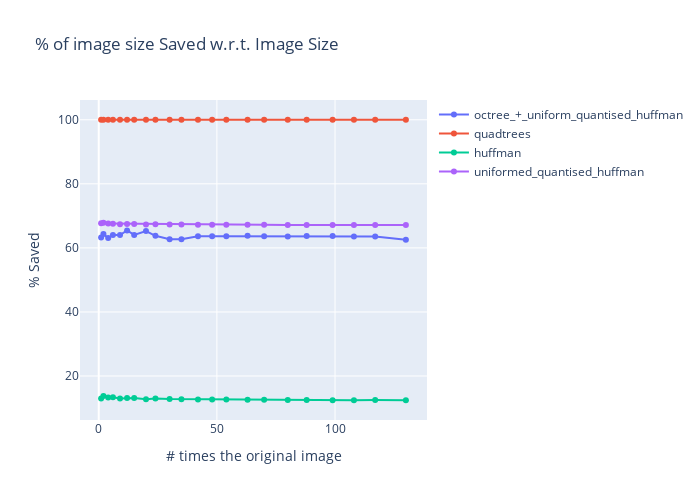

This figure's notebook cell:
### Code cell
import copy
filter = {'huffman', 'uniformed_quantised_huffman', 'quadtrees', 'octree_+_uniform_quantised_huffman'}
percentSaved_filtered = dict()
for item in filter:
    if item in percentSaved.keys():
        percentSaved_filtered[item] = copy.deepcopy(percentSaved[item])
# print(pixel_count_compressed_times) 

plot_image(pixel_counts, percentSaved_filtered, "% of image size Saved w.r.t. Image Size", "% Saved")

### Figure 1 — Plotly figure (JSON) as saved in the notebook; plotly's stock layout.template omitted (floating-point values rounded to 4 significant figures)
{"data": [{"mode": "lines+markers", "name": "octree_+_uniform_quantised_huffman", "type": "scatter", "x": [1, 2, 4, 6, 9, 12, 15, 20, 24, 30, 35, 42, 48, 54, 63, 70, 80, 88, 99, 108, 117, 130], "y": [63.24, 64.3, 63.06, 63.99, 63.99, 65.44, 64.04, 65.25, 63.77, 62.73, 62.72, 63.64, 63.65, 63.63, 63.78, 63.6, 63.57, 63.75, 63.73, 63.55, 63.55, 62.57]}, {"mode": "lines+markers", "name": "quadtrees", "type": "scatter", "x": [1, 2, 4, 6, 9, 12, 15, 20, 24, 30, 35, 42, 48, 54, 63, 70, 80, 88, 99, 108, 117, 130], "y": [99.97, 99.99, 99.99, 100.0, 100.0, 100.0, 100.0, 100.0, 100.0, 100.0, 100.0, 100.0, 100.0, 100.0, 100.0, 100.0, 100.0, 100.0, 100.0, 100.0, 100.0, 100.0]}, {"mode": "lines+markers", "name": "huffman", "type": "scatter", "x": [1, 2, 4, 6, 9, 12, 15, 20, 24, 30, 35, 42, 48, 54, 63, 70, 80, 88, 99, 108, 117, 130], "y": [12.98, 13.79, 13.33, 13.38, 12.99, 13.17, 13.16, 12.77, 12.98, 12.8, 12.77, 12.67, 12.7, 12.67, 12.6, 12.59, 12.52, 12.52, 12.47, 12.47, 12.49, 12.44]}, {"mode": "lines+markers", "name": "uniformed_quantised_huffman", "type": "scatter", "x": [1, 2, 4, 6, 9, 12, 15, 20, 24, 30, 35, 42, 48, 54, 63, 70, 80, 88, 99, 108, 117, 130], "y": [67.72, 67.84, 67.58, 67.56, 67.4, 67.45, 67.44, 67.29, 67.37, 67.3, 67.28, 67.24, 67.25, 67.24, 67.21, 67.21, 67.18, 67.18, 67.16, 67.16, 67.17, 67.15]}], "layout": {"height": 500, "showlegend": true, "title": {"text": "% of image size Saved w.r.t. Image Size"}, "width": 700, "xaxis": {"autorange": true, "range": [-8.065, 139.1], "title": {"text": "# times the original image"}, "type": "linear"}, "yaxis": {"autorange": true, "range": [6.274, 106.2], "title": {"text": "% Saved"}, "type": "linear"}}}
